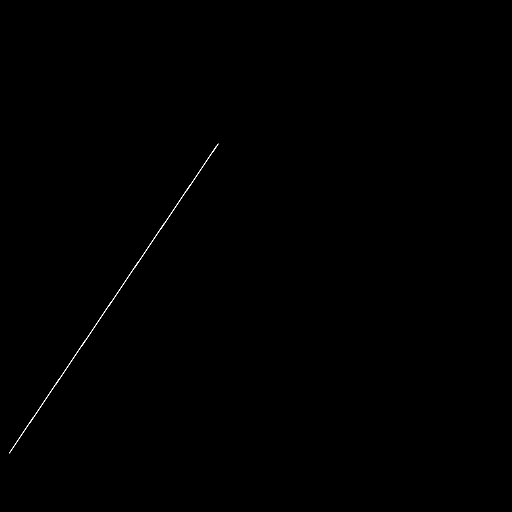
#> input picture 20221027/left.bmp, 1024 x 1024 px (shown at 1/2 size)
$ jupyter execute fuga.ipynb
#> lines starting #> are read from the running program, lines starting #| are printed output that depends on the picture; after the words box and inside, x2 and y2 are one past the last pixel; in counts of white or black regions, pixels touching at a corner belong together
[cell 1]
import cv2
import numpy as np
from matplotlib import pyplot as plt

[cell 2]
left_img = cv2.imread("left.bmp", 0)
#> left_img: shape (1024, 1024); 0.1% white in thin lines or dots, all inside (x1, y1, x2, y2) = (18, 287, 437, 907)
right_img = cv2.imread("right.bmp", 0)
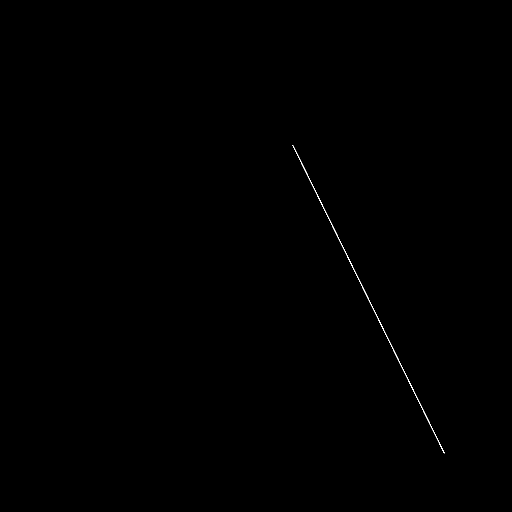
#> input picture 20221027/right.bmp, 1024 x 1024 px (shown at 1/2 size)
#> right_img: shape (1024, 1024); 0.1% white in thin lines or dots, all inside (x1, y1, x2, y2) = (585, 290, 889, 907)

[cell 3]
line_left = np.array([np.linspace(0, 1023, 1024), np.array([-1] * 1024)]).T
line_right = np.array([np.linspace(0, 1023, 1024), np.array([-1] * 1024)]).T

[cell 4]
for j in range(1024):
    for i in range(1024):
        if left_img[j, i] == 255:
            line_left[j, 1] = i
        if right_img[j, i] == 255:
            line_right[j, 1] = i

[cell 5]
line_left = line_left[line_left[:, 1] > 0]
line_right = line_right[line_right[:, 1] > 0]

[cell 6]
func_left = np.polyfit(line_left[:, 0], line_left[:, 1], 1)
func_right = np.polyfit(line_right[:, 0], line_right[:, 1], 1)

[cell 7]
center = [498, 391]  # x, y

x = np.linspace(0, 1023, 1024)
y_left = func_left[0] * x + func_left[1]
y_right = func_right[0] * x + func_right[1]

y = np.sqrt(500**2 - x[:501]**2)
y2 = np.sqrt(150**2 - (x[450:751] - 600)**2) + 600
y2_2 = -np.sqrt(150**2 - (x[450:751] - 600)**2) + 600

[cell 8]
_, ax = plt.subplots(figsize=(10, 10))
plt.xlim(0, 1024)
plt.ylim(0, 1024)
ax.axvline(x=center[0], color='k')
ax.axhline(y=1024-center[1], color='k')
ax.plot(y_left, 1024-x, color='b')
ax.plot(y_right, 1024-x, color='r')
ax.plot(x[:501], y, color='g')
ax.plot(x[450:751], y2, color='orange')
ax.plot(x[450:751], y2_2, color='orange')
plt.show()
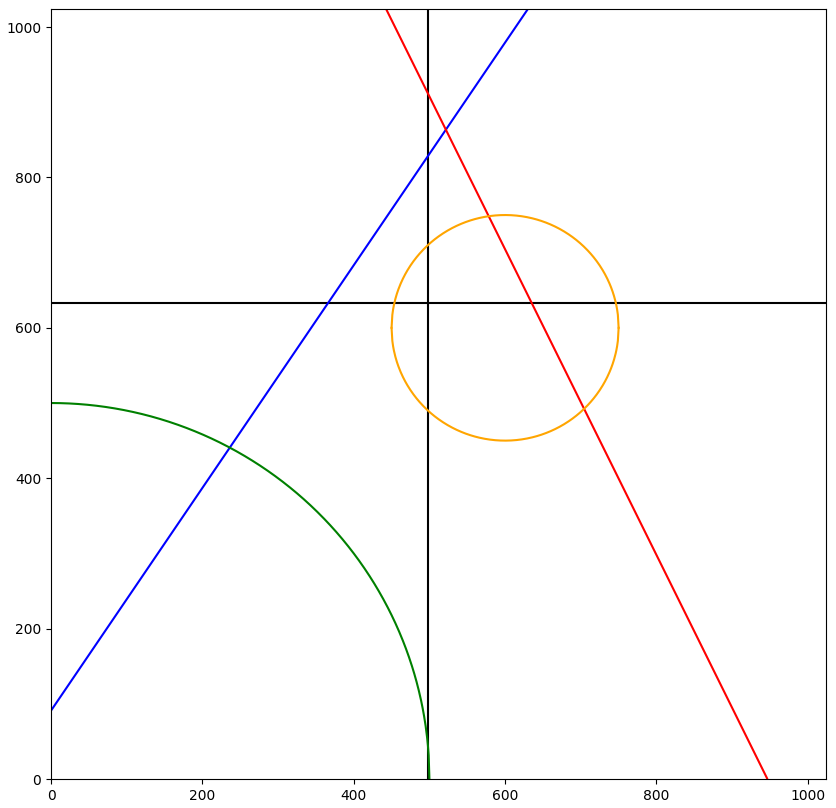
#> figure drawn by matplotlib, 1 panel

[cell 9]
l0 = func_left[0] * center[0] + func_left[1]
r0 = func_right[0] * center[0] + func_right[1]
L = r0 - l0
L

[cell 10]
for j in range(1024):
    l_j = func_left[0] * j + func_left[1]
    r_j = func_right[0] * j + func_right[1]
    l = r_j - l_j
    a = l / L
